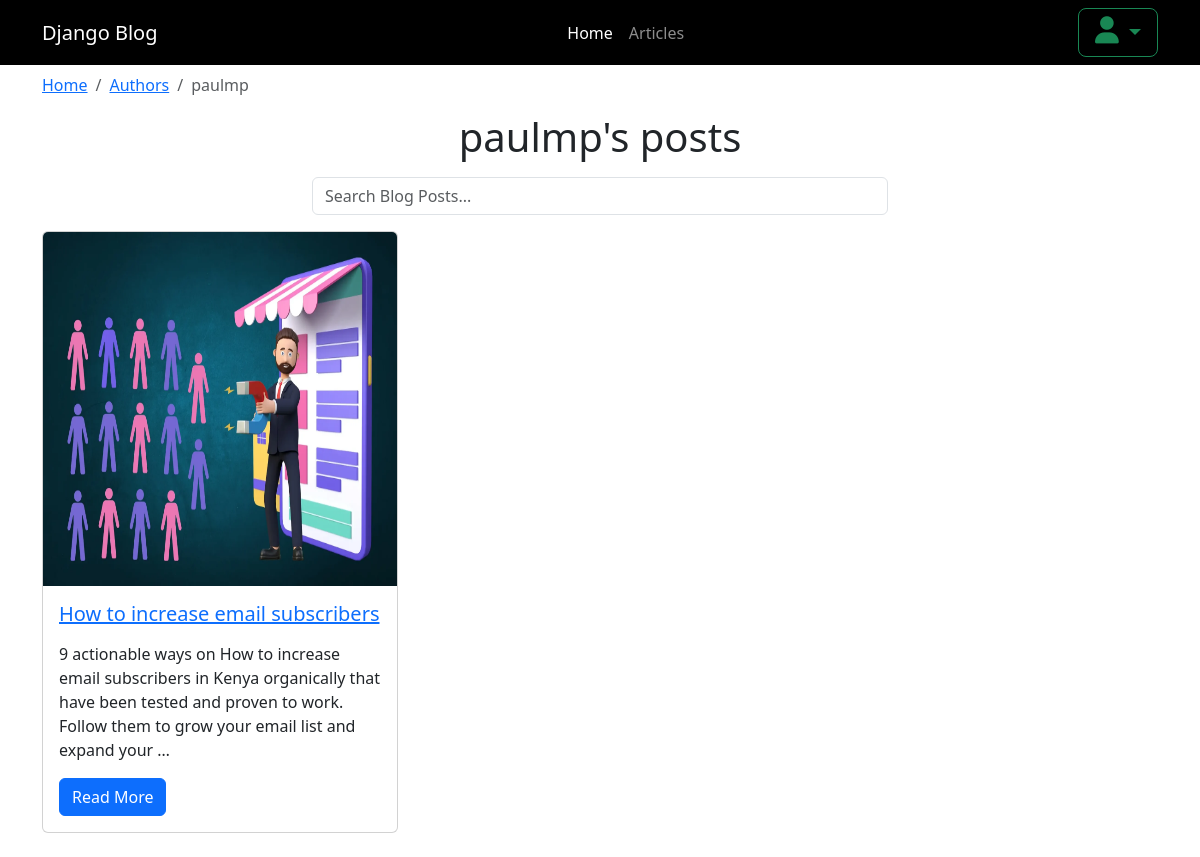
Page /author/paulmp/ on the earlier database version.
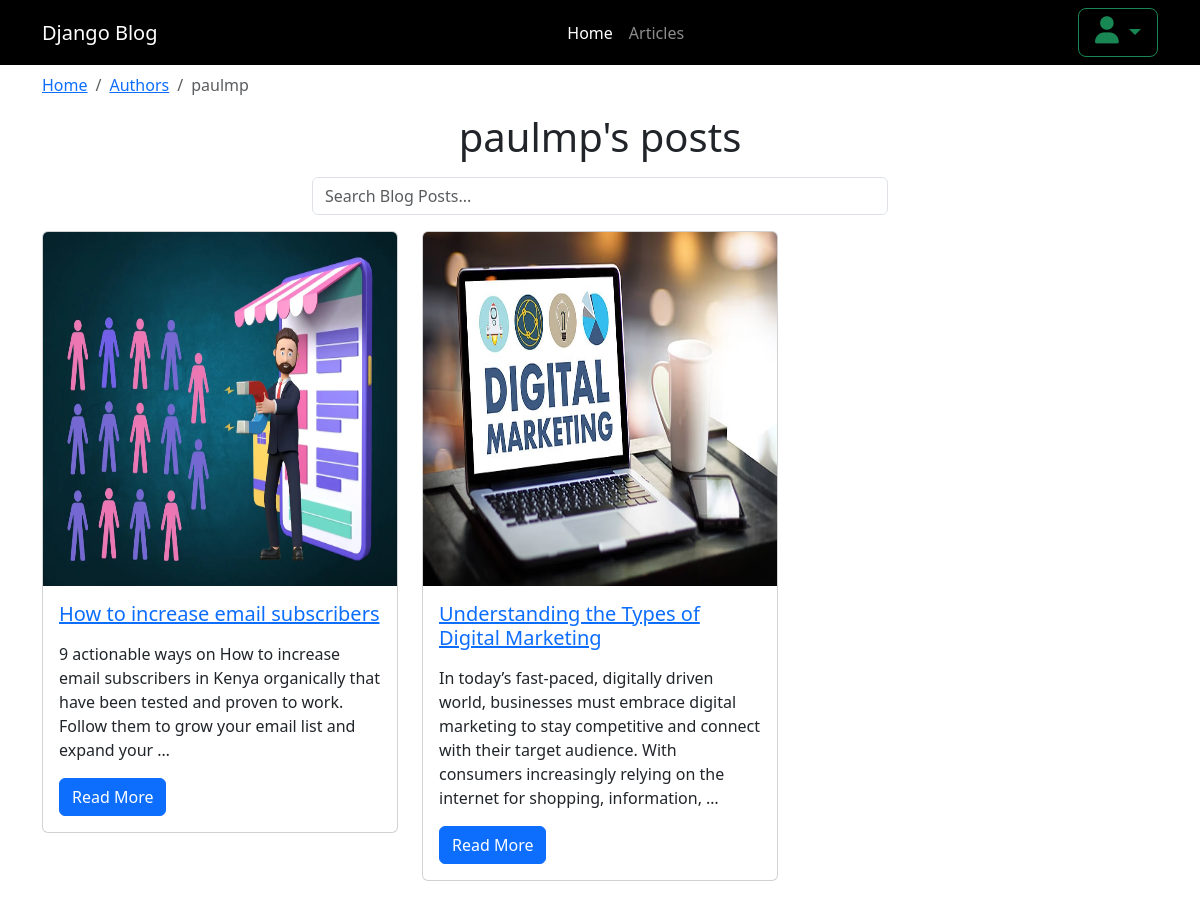
Same page on the later database version.
### accounts/models.py (models this page shows, shortened)
class CustomUser(AbstractUser):
    email = models.EmailField(unique=True)
    bio = models.TextField(max_length=255, null=True, blank=True)
    gender = models.CharField(max_length=10, null=True, blank=True, choices=(('M', 'Male'), ('F', 'Female')))
    image = models.ImageField(upload_to="profile_pictures/", null=True, blank=True, default="profile_pictures/default.jpg")
    website = models.URLField(max_length=65, blank=True, null=True)
    phone = models.CharField(max_length=15, blank=True, null=True)
    slug = models.SlugField(max_length=65, unique=True, null=True, blank=True)

### blog/models.py (models this page shows, shortened)
class BlogPost(models.Model):
    STATUS_CHOICES = (
        ('pending', 'Pending'),
        ('published', 'Published'),
    )
    title = models.CharField(max_length=200)
    featured_image = models.ImageField(upload_to='featured_images/')
    content =  FroalaField()
    slug = models.SlugField(unique=True)
    categories = models.ForeignKey(Category, on_delete=models.CASCADE, null=True, blank=True)
    created_at = models.DateTimeField(auto_now_add=True)
    status = models.CharField(max_length=10, choices=STATUS_CHOICES, default='pending')
    author = models.ForeignKey(settings.AUTH_USER_MODEL, on_delete=models.CASCADE, related_name='blog_posts')

### djangoBlog/views.py (the view)
# urls.py: path('author/<slug:slug>/', author, name='author'),
def author(request, slug):
    author = get_object_or_404(CustomUser, username=slug)
    posts = BlogPost.objects.filter(author=author)
    breadcrumbs = [
        {'name': 'Authors', 'url': '/authors/'},
        {'name': author.username, 'url': f'/authors/{author.username}/'},
    ]
    context = {
        'author': author,
        'posts': posts,
        'breadcrumbs': breadcrumbs,
    }
    return render(request, 'author.html', context)

### froala_editor/fields.py (called while the page is built)
    def get_internal_type(self):
        return "TextField"

### blog/templates/author.html (shortened to what this page needs)
{% extends 'blog_base.html' %}
{% block content %}
<div class="container my-2">
    <nav aria-label="breadcrumb">
    <ul class="breadcrumb">
        <li class="breadcrumb-item"><a href="/">Home</a></li>
        {% for breadcrumb in breadcrumbs %}
            {% if not forloop.last %}
                <li class="breadcrumb-item">
                    <a href="{{ breadcrumb.url }}">{{ breadcrumb.name }}</a>
                </li>
            {% else %}
                <li class="breadcrumb-item active" aria-current="page">{{ breadcrumb.name }}</li>
            {% endif %}
        {% endfor %}
    </ul>
</nav>
</div>
    <div class="container text-center my-3"><h1>{{ author.username }}'s posts</h1></div>
 <div class="container w-50 m-auto">
{% include 'search_bar.html' %}
 </div>
<div class="container">
    <div class="row d-flex flex-wrap">
        <div class="col-md-12">
            <div class="row row-cols-1 row-cols-md-3">
                {% for post in posts %}
                    <div class="col mb-4">
                        <div class="card">
                            <img src="{{ post.featured_image.url }}"
                                 class="card-img-top" alt="{{ post.title }}"
                                 style="width: 100%;
                                 aspect-ratio: 1/1;">
                            <div class="card-body">
                                <h5 class="card-title">
                                    <a href="/posts/{{ post.slug }}/">{{ post.title }}</a>
                                </h5>
                                <p class="card-text">{{ post.content|truncatewords:30|safe }}</p>
                                <a href="{% url 'blogpost_detail' post.slug %}" class="btn btn-primary">Read More</a>
                            </div>
                        </div>
                    </div>
                {% endfor %}
            </div>
        </div>
    </div>
</div>
{% endblock %}

Differences in the rows shown:
added BlogPost: featured_image (picture), title "Understanding the Types of Digital Marketing", content "In today’s fast-paced, digitally driven world, businesses must embrace digital marketing to stay competitive and connect with their target audience. With consumers increasingly relying on the internet for shopping, information, …"
